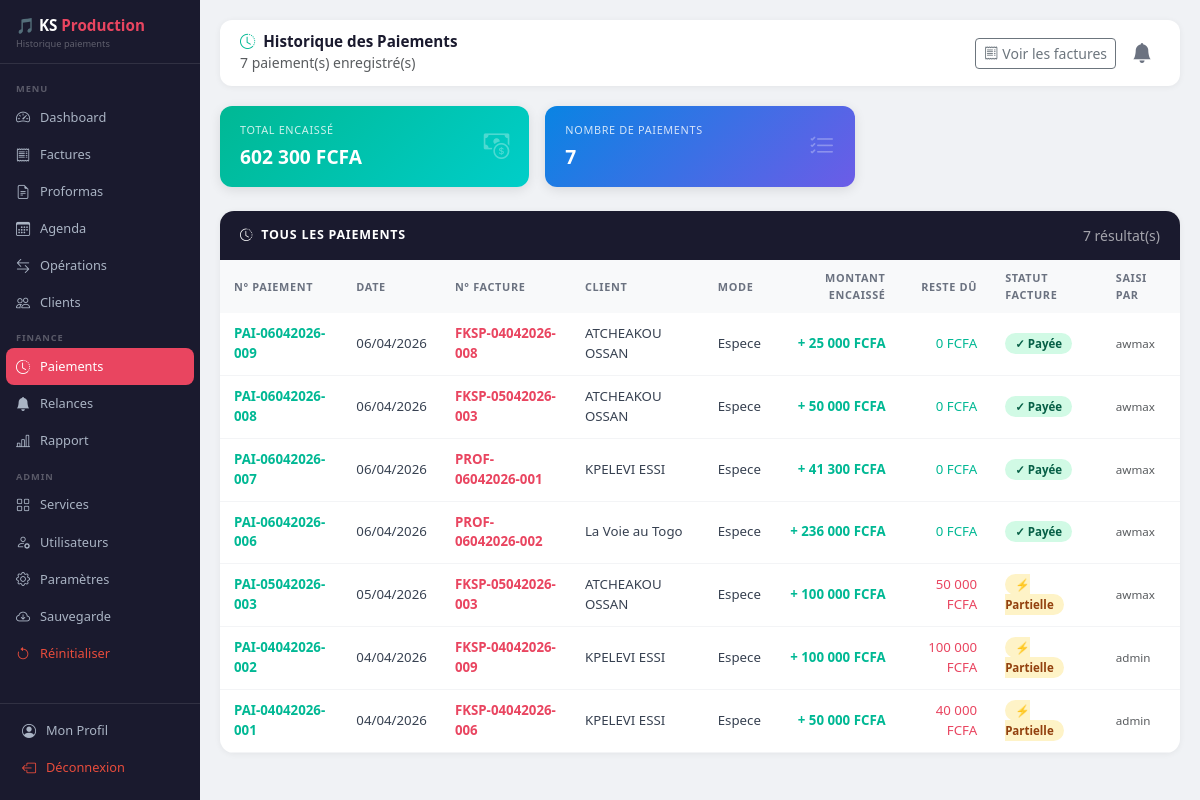
Screenshot of /paiements (signed in) with the database file from the repository.
### database.py (models this page shows)
class Paiement(db.Model):
    __tablename__ = 'paiements'
    id             = db.Column(db.Integer, primary_key=True)
    numero         = db.Column(db.String(30), unique=True, nullable=False)
    date           = db.Column(db.DateTime, default=datetime.now)
    facture_id     = db.Column(db.Integer, db.ForeignKey('factures.id'), nullable=False)
    n_facture      = db.Column(db.String(30))
    nom_client     = db.Column(db.String(100))
    montant_facture= db.Column(db.Float, default=0)
    montant_paye   = db.Column(db.Float, default=0)
    reste_du       = db.Column(db.Float, default=0)
    mode_paiement  = db.Column(db.String(50))
    etat_facture   = db.Column(db.String(20))
    notes          = db.Column(db.Text, default='')
    cree_par       = db.Column(db.String(50))
    facture = db.relationship('Facture', backref=db.backref('paiements', lazy=True))

### app.py (the view)
@app.route('/paiements')
def historique_paiements():
    if 'username' not in session: return redirect(url_for('login'))
    paiements      = Paiement.query.order_by(Paiement.date.desc()).all()
    total_encaisse = sum(p.montant_paye for p in paiements)
    return render_template('historique_paiements.html',
        username=session['username'], role=session['role'],
        paiements=paiements, nb_paiements=len(paiements),
        total_encaisse=f"{total_encaisse:,.0f}".replace(',', ' '),
    )

### templates/historique_paiements.html (shortened to what this page needs)
<!DOCTYPE html>
<html lang="fr">
<head>
    <link href="https://cdn.jsdelivr.net/npm/bootstrap@5.3.0/dist/css/bootstrap.min.css" rel="stylesheet">
    <link href="https://cdn.jsdelivr.net/npm/bootstrap-icons@1.10.5/font/bootstrap-icons.css" rel="stylesheet">
</head>
<body>
<div class="sidebar">
    <div class="brand">🎵 KS <span>Production</span><small>Historique paiements</small></div>
    <nav>
        <div class="nav-section">Menu</div>
        <a href="/dashboard" class="nav-link"><i class="bi bi-speedometer2"></i> Dashboard</a>
        <a href="/factures" class="nav-link"><i class="bi bi-receipt"></i> Factures</a>
        <a href="/proformas" class="nav-link"><i class="bi bi-file-earmark-text"></i> Proformas</a>
        <a href="/agenda" class="nav-link"><i class="bi bi-calendar3"></i> Agenda</a>
        <a href="/operations" class="nav-link"><i class="bi bi-arrow-left-right"></i> Opérations</a>
        <a href="/clients" class="nav-link"><i class="bi bi-people"></i> Clients</a>
        <div class="nav-section">Finance</div>
        <a href="/paiements" class="nav-link active"><i class="bi bi-clock-history"></i> Paiements</a>
        <a href="/relances" class="nav-link"><i class="bi bi-bell-fill"></i> Relances</a>
        <a href="/rapport" class="nav-link"><i class="bi bi-bar-chart-line"></i> Rapport</a>
        {% if role == 'Administrateur' %}
        <div class="nav-section">Admin</div>
        <a href="/services" class="nav-link"><i class="bi bi-grid"></i> Services</a>
        <a href="/utilisateurs" class="nav-link"><i class="bi bi-person-gear"></i> Utilisateurs</a>
        <a href="/parametres" class="nav-link"><i class="bi bi-gear"></i> Paramètres</a>
        <a href="/sauvegarde" class="nav-link"><i class="bi bi-cloud-arrow-down"></i> Sauvegarde</a>
        <a href="/reinitialiser" class="nav-link" style="color:#e74c3c;"><i class="bi bi-arrow-counterclockwise"></i> Réinitialiser</a>
        {% endif %}
    </nav>
    <div class="sidebar-footer">
        <a href="/profil" class="nav-link"><i class="bi bi-person-circle"></i> Mon Profil</a>
        <a href="/logout" class="nav-link" style="color:#e74c3c;"><i class="bi bi-box-arrow-left"></i> Déconnexion</a>
    </div>
</div>
<div class="main-content">
    <div class="topbar">
        <div>
            <h5><i class="bi bi-clock-history me-2" style="color:var(--ks-green);"></i>Historique des Paiements</h5>
            <small class="text-muted">{{ nb_paiements }} paiement(s) enregistré(s)</small>
        </div>
        <div class="d-flex align-items-center gap-2">
            <a href="/factures" class="btn btn-outline-secondary btn-sm">
                <i class="bi bi-receipt me-1"></i>Voir les factures
            </a>
            <div class="position-relative">
                <button id="btnCloche" onclick="toggleAlertes()"
                        style="background:none; border:none; cursor:pointer; position:relative; padding:4px 8px;">
                    <i class="bi bi-bell-fill" style="font-size:1.25rem; color:#6b7280;" id="iconeCloche"></i>
                </button>
            </div>
        </div>
    </div>
    <div class="row g-3 mb-4">
        <div class="col-md-4">
            <div class="stat-card card-green">
                <div><div class="lbl">Total encaissé</div><div class="val">{{ total_encaisse }} FCFA</div></div>
                <i class="bi bi-cash-coin ico"></i>
            </div>
        </div>
        <div class="col-md-4">
            <div class="stat-card card-blue">
                <div><div class="lbl">Nombre de paiements</div><div class="val">{{ nb_paiements }}</div></div>
                <i class="bi bi-list-check ico"></i>
            </div>
        </div>
    </div>
    <div class="table-card">
        <div class="table-header">
            <span><i class="bi bi-clock-history me-2"></i>Tous les paiements</span>
            <small style="opacity:.6;">{{ nb_paiements }} résultat(s)</small>
        </div>
        <div class="table-responsive">
            <table class="pai-table">
                <thead>
                    <tr>
                        <th>N° Paiement</th>
                        <th>Date</th>
                        <th>N° Facture</th>
                        <th>Client</th>
                        <th>Mode</th>
                        <th class="text-end">Montant encaissé</th>
                        <th class="text-end">Reste dû</th>
                        <th>Statut facture</th>
                        <th>Saisi par</th>
                    </tr>
                </thead>
                <tbody>
                    {% for p in paiements %}
                    <tr>
                        <td><strong style="color:var(--ks-green);">{{ p.numero }}</strong></td>
                        <td>{{ p.date.strftime('%d/%m/%Y') }}</td>
                        <td style="color:var(--ks-accent); font-weight:600;">{{ p.n_facture }}</td>
                        <td>{{ p.nom_client }}</td>
                        <td>{{ p.mode_paiement }}</td>
                        <td class="text-end fw-bold" style="color:var(--ks-green);">
                            + {{ "{:,.0f}".format(p.montant_paye).replace(',', ' ') }} FCFA
                        </td>
                        <td class="text-end">
                            {% if p.reste_du <= 0 %}
                                <span style="color:var(--ks-green);">0 FCFA</span>
                            {% else %}
                                <span style="color:var(--ks-accent);">{{ "{:,.0f}".format(p.reste_du).replace(',', ' ') }} FCFA</span>
                            {% endif %}
                        </td>
                        <td>
                            {% if p.etat_facture == 'Payer' %}
                                <span class="badge-paye">✓ Payée</span>
                            {% else %}
                                <span class="badge-partiel">⚡ Partielle</span>
                            {% endif %}
                        </td>
                        <td><small class="text-muted">{{ p.cree_par }}</small></td>
                    </tr>
                    {% else %}
                    <tr><td colspan="9" class="empty-td">
                        <i class="bi bi-inbox" style="font-size:2rem; display:block; margin-bottom:8px;"></i>
                        Aucun paiement enregistré
                    </td></tr>
                    {% endfor %}
                </tbody>
            </table>
        </div>
    </div>
</div>
</body>
</html>

### templates/historique_paiements.html (style rules this page uses)
:root { --ks-primary: #1a1a2e; --ks-accent: #e94560; --ks-green: #00b894; }
body { background: #f0f2f5; font-family: 'Segoe UI', sans-serif; }
.sidebar { width: 200px; min-height: 100vh; background: var(--ks-primary); position: fixed; left: 0; top: 0; z-index: 100; display: flex; flex-direction: column; }
.brand { color: #fff; font-size: .95rem; font-weight: 700; padding: 14px 16px 12px; border-bottom: 1px solid rgba(255,255,255,.1); }
.brand span { color: var(--ks-accent); }
.brand small { display: block; font-size: .58rem; color: rgba(255,255,255,.3); font-weight: 400; }
.sidebar nav { flex: 1; padding: 8px 0; }
.nav-section { font-size: .58rem; text-transform: uppercase; letter-spacing: .1em; color: rgba(255,255,255,.28); padding: 10px 16px 3px; font-weight: 600; }
.nav-link { color: #aab4c4; padding: 8px 16px; display: flex; align-items: center; gap: 8px; font-size: .8rem; transition: all .2s; }
.nav-link:hover, .nav-link.active { color: #fff; background: var(--ks-accent); border-radius: 8px; margin: 0 6px; padding: 8px 10px; }
.nav-link i { font-size: .88rem; width: 16px; }
.sidebar-footer { padding: 8px 6px 14px; border-top: 1px solid rgba(255,255,255,.1); }
.main-content { margin-left: 200px; padding: 20px; }
.topbar { background: #fff; border-radius: 12px; padding: 12px 20px; display: flex; justify-content: space-between; align-items: center; margin-bottom: 20px; box-shadow: 0 1px 6px rgba(0,0,0,.06); }
.topbar h5 { margin: 0; font-weight: 700; color: var(--ks-primary); font-size: .95rem; }
.stat-card { border-radius: 12px; padding: 16px 20px; color: #fff; display: flex; justify-content: space-between; align-items: center; box-shadow: 0 3px 12px rgba(0,0,0,.1); }
.stat-card .lbl { font-size: .68rem; opacity: .8; text-transform: uppercase; letter-spacing: .06em; margin-bottom: 4px; }
.stat-card .val { font-size: 1.2rem; font-weight: 800; }
.stat-card .ico { font-size: 1.6rem; opacity: .3; }
.card-green { background: linear-gradient(135deg, #00b894, #00cec9); }
.card-blue { background: linear-gradient(135deg, #0984e3, #6c5ce7); }
.table-card { background: #fff; border-radius: 14px; box-shadow: 0 1px 6px rgba(0,0,0,.06); overflow: hidden; }
.table-header { background: var(--ks-primary); color: #fff; padding: 14px 20px; display: flex; justify-content: space-between; align-items: center; }
.table-header span { font-size: .78rem; font-weight: 700; text-transform: uppercase; letter-spacing: .06em; }
.pai-table { width: 100%; border-collapse: collapse; font-size: .83rem; }
.pai-table thead th { background: #f8f9fa; color: #6b7280; font-size: .68rem; text-transform: uppercase; letter-spacing: .06em; padding: 10px 14px; font-weight: 600; border: none; }
.pai-table tbody tr { border-bottom: 1px solid #f3f4f6; transition: background .15s; }
.pai-table tbody td { padding: 11px 14px; color: #374151; }
.badge-paye { background: #d1fae5; color: #065f46; border-radius: 20px; padding: 3px 10px; font-size: .72rem; font-weight: 600; }
.badge-partiel { background: #fef3c7; color: #92400e; border-radius: 20px; padding: 3px 10px; font-size: .72rem; font-weight: 600; }

### rows the page displays
Paiement: numero "PAI-06042026-009", date "06/04/2026", n_facture "FKSP-04042026-008", nom_client "ATCHEAKOU OSSAN", mode_paiement "Espece", montant_paye "25 000", reste_du "0 FCFA", etat_facture "✓ Payée", cree_par "awmax"
Paiement: numero "PAI-06042026-008", date "06/04/2026", n_facture "FKSP-05042026-003", nom_client "ATCHEAKOU OSSAN", mode_paiement "Espece", montant_paye "50 000", reste_du "0 FCFA", etat_facture "✓ Payée", cree_par "awmax"
Paiement: numero "PAI-06042026-007", date "06/04/2026", n_facture "PROF-06042026-001", nom_client "KPELEVI ESSI", mode_paiement "Espece", montant_paye "41 300", reste_du "0 FCFA", etat_facture "✓ Payée", cree_par "awmax"
Paiement: numero "PAI-06042026-006", date "06/04/2026", n_facture "PROF-06042026-002", nom_client "La Voie au Togo", mode_paiement "Espece", montant_paye "236 000", reste_du "0 FCFA", etat_facture "✓ Payée", cree_par "awmax"
Paiement: numero "PAI-05042026-003", date "05/04/2026", n_facture "FKSP-05042026-003", nom_client "ATCHEAKOU OSSAN", mode_paiement "Espece", montant_paye "100 000", reste_du "50 000", etat_facture "⚡ Partielle", cree_par "awmax"
Paiement: numero "PAI-04042026-002", date "04/04/2026", n_facture "FKSP-04042026-009", nom_client "KPELEVI ESSI", mode_paiement "Espece", montant_paye "100 000", reste_du "100 000", etat_facture "⚡ Partielle", cree_par "admin"
Paiement: numero "PAI-04042026-001", date "04/04/2026", n_facture "FKSP-04042026-006", nom_client "KPELEVI ESSI", mode_paiement "Espece", montant_paye "50 000", reste_du "40 000", etat_facture "⚡ Partielle", cree_par "admin"

### other values shown
{{ nb_paiements }} "7"
{{ total_encaisse }} "602 300"
